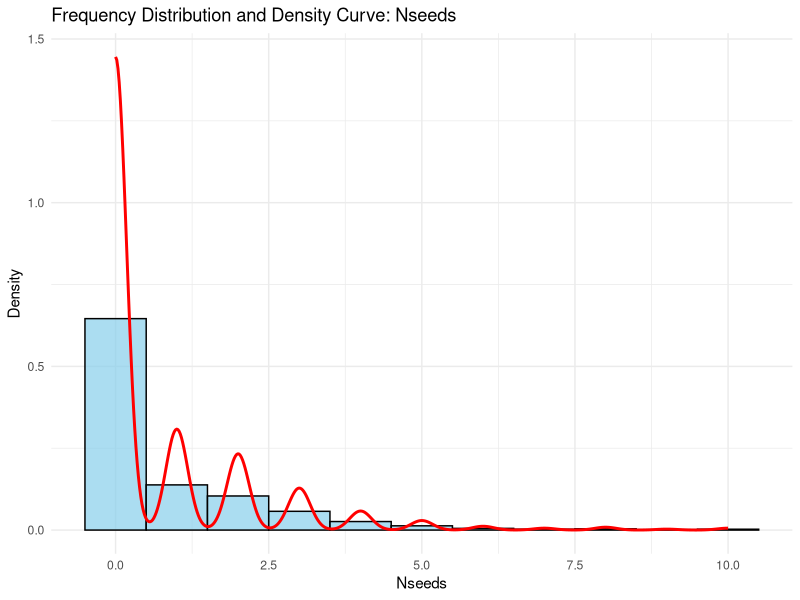
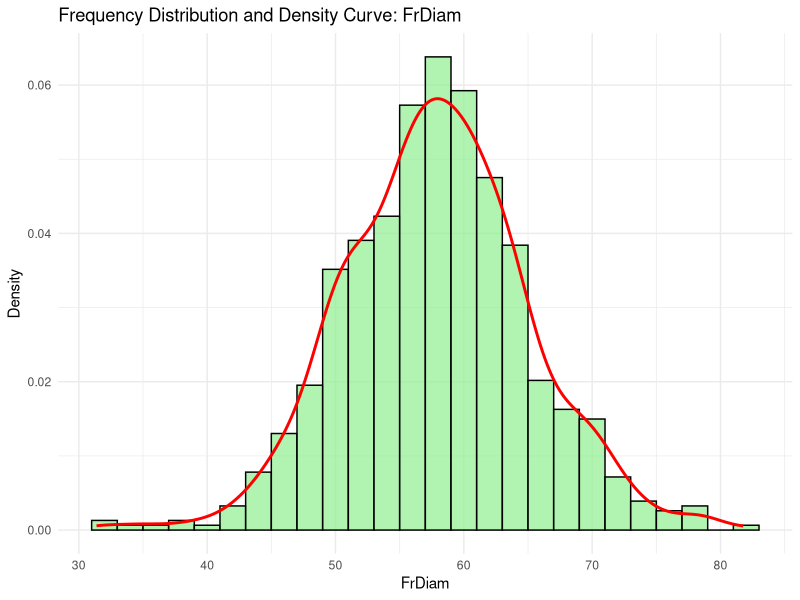
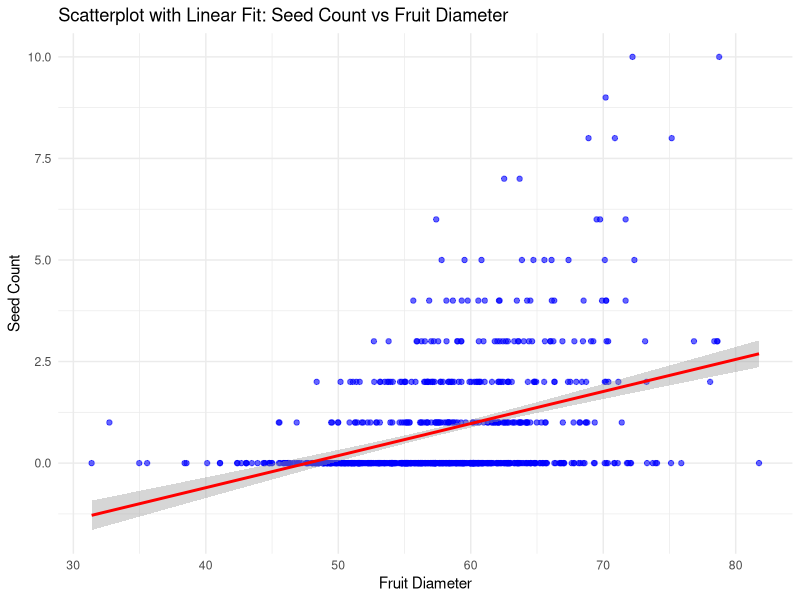
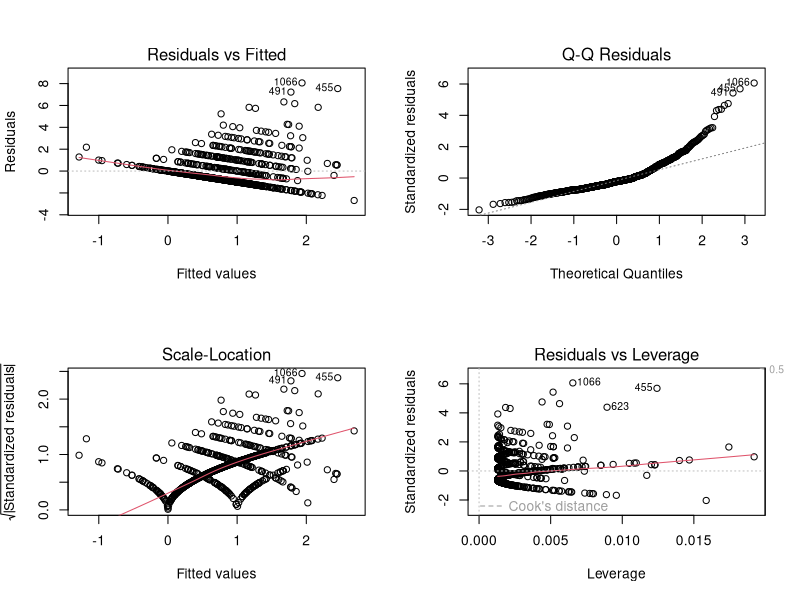
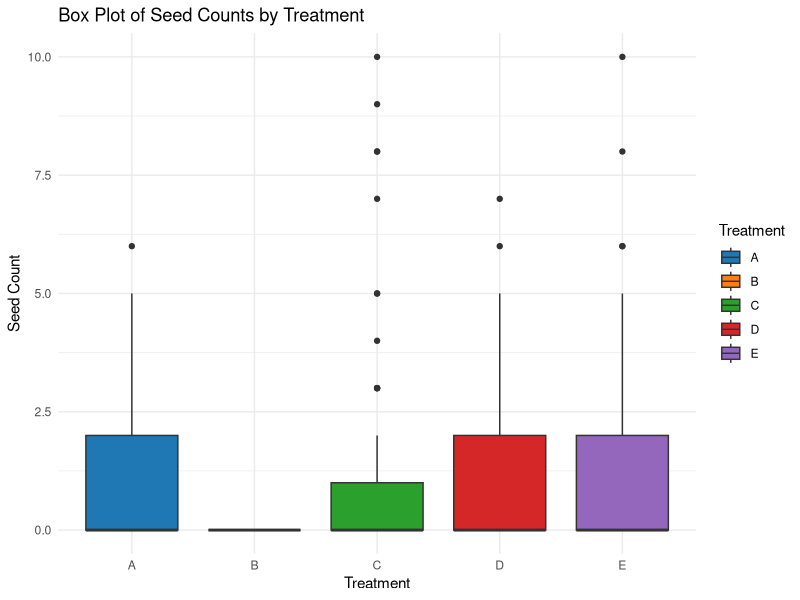
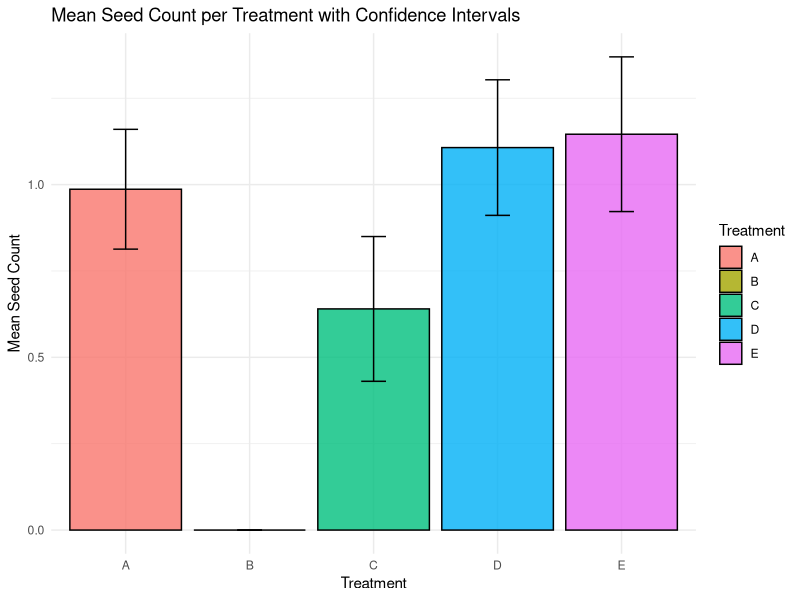
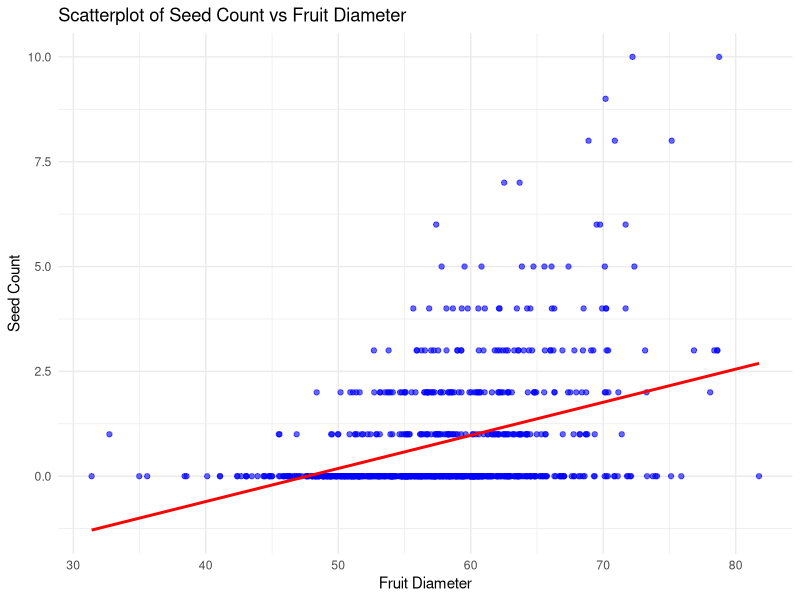
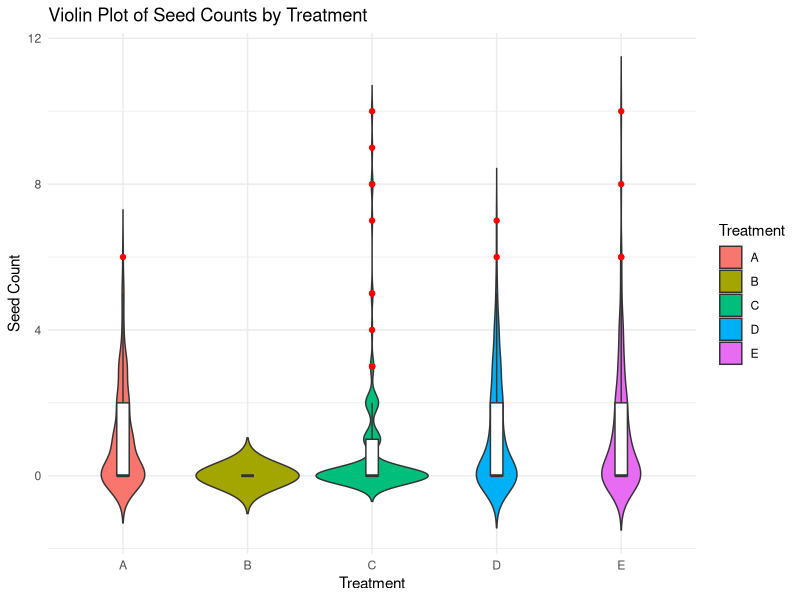

The R source for these figures, in order:
## ---- chunk 1
# Load necessary libraries
library(ggplot2)

# Load the data (replace 'path/to/frutasysemilla.csv' with the correct path or GitHub URL)
data <- read.csv("DATA/frutasysemillas.csv")

# Descriptive Statistics for Nseeds
nseeds_mean <- mean(data$Nseeds, na.rm = TRUE)
nseeds_se <- sd(data$Nseeds, na.rm = TRUE) / sqrt(sum(!is.na(data$Nseeds)))

# Descriptive Statistics for FrDiam
frdiam_mean <- mean(data$FrDiam, na.rm = TRUE)
frdiam_se <- sd(data$FrDiam, na.rm = TRUE) / sqrt(sum(!is.na(data$FrDiam)))

# Print results
cat("Nseeds: Mean =", nseeds_mean, ", SE =", nseeds_se, "\n")
cat("FrDiam: Mean =", frdiam_mean, ", SE =", frdiam_se, "\n")
## ---- chunk 2
# Frequency Distribution and Density Curve for Nseeds
ggplot(data, aes(x = Nseeds)) +
  geom_histogram(aes(y = ..density..), binwidth = 1, fill = "skyblue", color = "black", alpha = 0.7) +
  geom_density(color = "red", size = 1) +
  ggtitle("Frequency Distribution and Density Curve: Nseeds") +
  xlab("Nseeds") +
  ylab("Density") +
  theme_minimal()
## ---- chunk 3
# Frequency Distribution and Density Curve for FrDiam
ggplot(data, aes(x = FrDiam)) +
  geom_histogram(aes(y = ..density..), binwidth = 2, fill = "lightgreen", color = "black", alpha = 0.7) +
  geom_density(color = "red", size = 1) +
  ggtitle("Frequency Distribution and Density Curve: FrDiam") +
  xlab("FrDiam") +
  ylab("Density") +
  theme_minimal()
## ---- chunk 4
# Correlation Analysis between Nseeds and FrDiam
correlation <- cor(data$FrDiam, data$Nseeds, use = "complete.obs", method = "pearson")
cat("Correlation between Fruit Diameter and Seed Count:", correlation, "\n")
## ---- chunk 5
# Scatterplot with Linear Fit
ggplot(data, aes(x = FrDiam, y = Nseeds)) +
  geom_point(color = "blue", alpha = 0.6) +
  geom_smooth(method = "lm", color = "red", se = TRUE) +
  labs(title = "Scatterplot with Linear Fit: Seed Count vs Fruit Diameter",
       x = "Fruit Diameter",
       y = "Seed Count") +
  theme_minimal()
## ---- chunk 6
# Linear Regression Model
lm_model <- lm(Nseeds ~ FrDiam, data = data)
summary(lm_model)
## ---- chunk 7
# Plot diagnostic plots for regression model
par(mfrow = c(2, 2))  # Set plotting area
plot(lm_model)
## ---- chunk 8
# Load necessary libraries
library(ggplot2)

# Ensure Treatment is a factor and ordered correctly
data$Treatment <- factor(data$Treatment, levels = c("A", "B", "C", "D", "E"))

# Define colors for each treatment
treatment_colors <- c("A" = "#1f77b4",  # Blue for Negative Control
                      "B" = "#ff7f0e",  # Orange for Variable 1
                      "C" = "#2ca02c",  # Green for Variable 2
                      "D" = "#d62728",  # Red for Variable 3
                      "E" = "#9467bd")  # Purple for Positive Control

# Create the box plot
ggplot(data, aes(x = Treatment, y = Nseeds, fill = Treatment)) +
  geom_boxplot() +  # Draw box plots
  scale_fill_manual(values = treatment_colors) +  # Assign colors
  labs(title = "Box Plot of Seed Counts by Treatment",
       x = "Treatment",
       y = "Seed Count") +
  theme_minimal()
## ---- chunk 9
# Load necessary libraries
library(dplyr)

# Calculate means and confidence intervals
summary_data <- data %>%
  group_by(Treatment) %>%
  summarise(Mean = mean(Nseeds, na.rm = TRUE),
            SE = sd(Nseeds, na.rm = TRUE) / sqrt(n()),
            Lower = Mean - qt(1 - 0.05 / 2, n() - 1) * SE,
            Upper = Mean + qt(1 - 0.05 / 2, n() - 1) * SE)

# View the summary data
print(summary_data)
## ---- chunk 10
    # Bar Chart with Error Bars
    ggplot(summary_data, aes(x = Treatment, y = Mean, fill = Treatment)) +
      geom_bar(stat = "identity", color = "black", alpha = 0.8) +
      geom_errorbar(aes(ymin = Lower, ymax = Upper), width = 0.2) +
      labs(title = "Mean Seed Count per Treatment with Confidence Intervals",
           x = "Treatment",
           y = "Mean Seed Count") +
      theme_minimal()
## ---- chunk 11
# Scatterplot
ggplot(data, aes(x = FrDiam, y = Nseeds)) +
  geom_point(color = "blue", alpha = 0.6) +
  geom_smooth(method = "lm", color = "red", se = FALSE) +
  labs(title = "Scatterplot of Seed Count vs Fruit Diameter",
       x = "Fruit Diameter",
       y = "Seed Count") +
  theme_minimal()
## ---- chunk 12
# Violin Plot
ggplot(data, aes(x = Treatment, y = Nseeds, fill = Treatment)) +
  geom_violin(trim = FALSE) +
  geom_boxplot(width = 0.1, fill = "white", outlier.color = "red") +
  labs(title = "Violin Plot of Seed Counts by Treatment",
       x = "Treatment",
       y = "Seed Count") +
  theme_minimal()
